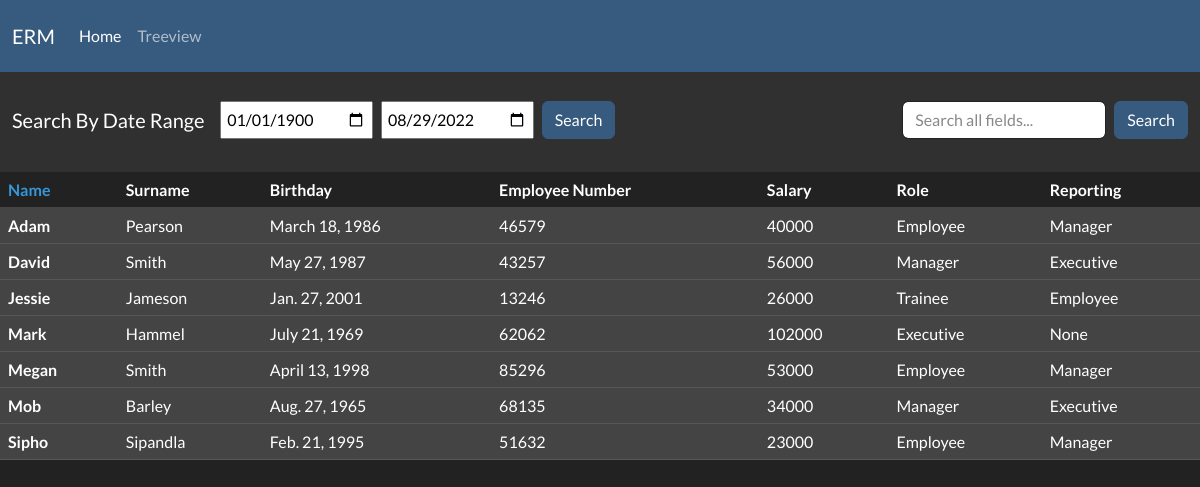
The app's page /sort_name with its own data.
### client/models.py (models this page shows, shortened)
class EmployeeTable(models.Model):
    Name = models.CharField(max_length=250)
    Surname = models.CharField(max_length=250)
    Birth_Date = models.DateField()
    Employee_Number = models.CharField(max_length=250)
    Salary = models.BigIntegerField()
    Role_Description = models.CharField(max_length=250)
    Reporting_Line = models.CharField(max_length=250)
    Reporting_person = models.CharField(max_length=250)
    class Meta:
        ordering = ('-Salary',)

### client/views.py (the view)
# urls.py: path('sort_name', views.sort_by_name, name='sort_name'),
def sort_by_name(request):
    emp_table = EmployeeTable.objects.order_by('Name','Surname')
    return render(request,'home.html',{'EmpTable':emp_table, 'filter_applied':False, 'sort':'name'})

### client/templates/home.html (shortened to what this page needs)
<head>
    {% load static %}
    <link rel="stylesheet" href="{% static 'css/bootstrap.min.css' %}">
</head>
<body>
    <nav class="navbar navbar-expand-lg navbar-dark bg-primary">
        <div class="container-fluid">
          <a class="navbar-brand" href="{% url 'default' %}">ERM</a>
          <div class="collapse navbar-collapse" id="navbarColor03">
            <ul class="navbar-nav me-auto">
              <li class="nav-item">
                <a class="nav-link active" href="{% url 'default' %}">Home
                </a>
              </li>
              <li class="nav-item">
                <a class="nav-link" href="{% url 'treeview' %}">Treeview</a>
              </li>
            </ul>
          </div>
        </div>
      </nav>
      <nav class="navbar navbar-expand-lg navbar-dark bg-dark">
        <div class="container-fluid" id="actionbar">
            <form action="{% url 'date_search' %}" method="post" class="d-flex" id="datepicker">
                <div class="nav-item" id="search_label">
                    <h5>Search By Date Range </h5>
                </div>
                <div class="nav-item date-item">
                        <input type="date" name="date_from" class="calendar" value="1900-01-01">
                </div>
                <div class="nav-item date-item">
                    <input type="date" name="date_to" class="calendar" value="2022-08-29">
                </div>
                <button class="btn btn-primary my-2 my-sm-0" type="submit">Search</button>
            </form>
            <form action="{% url 'search' %}" method="POST" class="d-flex">
              <input class="form-control me-sm-2" name="search" type="text" placeholder="Search all fields...">
              <div class="nav-item date-item">
                <button class="btn btn-primary my-2 my-sm-0" type="submit">Search</button>
            </div>
            </form>
        </div>
      </nav>
  <table class="table table-hover">
    <thead>
      <tr>
        {% if sort == 'name' %}
        <th scope="col"><a id="currentsort" href="{% url 'sort_name' %}" #namesort>Name</a></th>
        {% else %}
        <th scope="col"><a href="{% url 'sort_name' %}" #namesort>Name</a></th>
        {% endif %}
        {% if sort == 'surname' %}
        <th scope="col"><a id="currentsort" href="{% url 'sort_by_surname' %}" #namesort>Surname</a></th>
        {% else %}
        <th scope="col"><a href="{% url 'sort_by_surname' %}" #namesort>Surname</a></th>
        {% endif %}
        {% if sort == 'birthday' %}
        <th scope="col"><a id="currentsort" href="{% url 'sort_by_birthday' %}" #namesort>Birthday</a></th>
        {% else %}
        <th scope="col"><a href="{% url 'sort_by_birthday' %}" #namesort>Birthday</a></th>
        {% endif %}
        {% if sort == 'employeenum' %}
        <th scope="col"><a id="currentsort" href="{% url 'sort_by_employeenum' %}" #namesort>Employee Number</a></th>
        {% else %}
        <th scope="col"><a href="{% url 'sort_by_employeenum' %}" #namesort>Employee Number</a></th>
        {% endif %}
        {% if sort == 'salary' %}
        <th scope="col"><a id="currentsort" href="{% url 'sort_by_salary' %}" #namesort>Salary</a></th>
        {% else %}
        <th scope="col"><a href="{% url 'sort_by_salary' %}" #namesort>Salary</a></th>
        {% endif %}
        {% if sort == 'role' %}
        <th scope="col"><a id="currentsort" href="{% url 'sort_by_role' %}" #namesort>Role</a></th>
        {% else %}
        <th scope="col"><a href="{% url 'sort_by_role' %}" #namesort>Role</a></th>
        {% endif %}
        {% if sort == 'reporting' %}
        <th scope="col"><a id="currentsort" href="{% url 'sort_by_reporting' %}" #namesort>Reporting</a></th>
        {% else %}
        <th scope="col"><a href="{% url 'sort_by_reporting' %}" #namesort>Reporting</a></th>
        {% endif %}
      </tr>
    </thead>
    <tbody>
    {% for i in EmpTable %}
        <tr class="table-secondary">
                <th scope="row">{{ i.Name }}</th>
                <td>{{ i.Surname }}</td>
                <td>{{ i.Birth_Date }}</td>
                <td>{{ i.Employee_Number }}</td>
                <td>{{ i.Salary }}</td>
                <td>{{ i.Role_Description }}</td>
                <td>{{ i.Reporting_Line }}</td>
        </tr>
    {% endfor %}
</tbody>
</table>
</body>

### records on screen
EmployeeTable: Name "Adam", Surname "Pearson", Birth_Date "March 18, 1986", Employee_Number "46579", Salary "40000", Role_Description "Employee", Reporting_Line "Manager"
EmployeeTable: Name "David", Surname "Smith", Birth_Date "May 27, 1987", Employee_Number "43257", Salary "56000", Role_Description "Manager", Reporting_Line "Executive"
EmployeeTable: Name "Jessie", Surname "Jameson", Birth_Date "Jan. 27, 2001", Employee_Number "13246", Salary "26000", Role_Description "Trainee", Reporting_Line "Employee"
EmployeeTable: Name "Mark", Surname "Hammel", Birth_Date "July 21, 1969", Employee_Number "62062", Salary "102000", Role_Description "Executive", Reporting_Line "None"
EmployeeTable: Name "Megan", Surname "Smith", Birth_Date "April 13, 1998", Employee_Number "85296", Salary "53000", Role_Description "Employee", Reporting_Line "Manager"
EmployeeTable: Name "Mob", Surname "Barley", Birth_Date "Aug. 27, 1965", Employee_Number "68135", Salary "34000", Role_Description "Manager", Reporting_Line "Executive"
EmployeeTable: Name "Sipho", Surname "Sipandla", Birth_Date "Feb. 21, 1995", Employee_Number "51632", Salary "23000", Role_Description "Employee", Reporting_Line "Manager"
